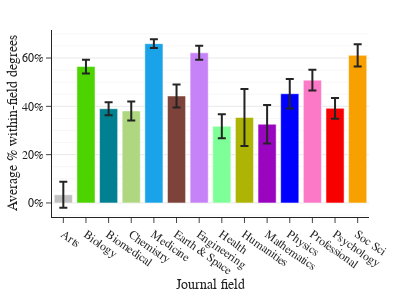

The notebook cell this image was saved under:
### Code cell
df = pd.read_csv(os.path.join(root, r"intra-group/disc_intra_group.csv"))
x='Field'
y='% intra-group weighted degree'
color_dict, order = get_palette(attr="disc")
base = df.groupby(x)[y].agg([lambda x: mean_confidence_interval(x)[0], lambda x: mean_confidence_interval(x)[1]]).reset_index()
base.columns=["field", "mean", "ci"]

# bar chart
base["color"] = base["field"].map(color_dict)

# draw bar charts
fig = px.bar(base,
             x="field",
             y="mean",
             error_y="ci")

fig.update_traces(marker=dict(color=base["color"]),
                  textposition="outside",
                  hovertemplate="%{y:.2%}",
                  cliponaxis=False)

fig.update_layout(height=300,
                  width=400,
                  template="simple_white",
                  font=dict(family="Arial"),
                  margin=dict(l=30, r=30, t=30, b=30),
                  )

fig.update_xaxes(categoryorder="array",
                 categoryarray=order,
                 title=dict(text="Journal field",
                            standoff=0,
                            ),
                 tickvals=order,
                 ticktext=field_xticks,
                 tickangle=35,
                 )

fig.update_yaxes(showgrid=True,
                 tickformat=".0%",
                 minor=dict(nticks=5,
                            showgrid=True),
                 title=dict(text="Average % within-field degrees",
                            standoff=0.0),
                 )
fig.show()
fig.write_image(os.path.join(graph_root, "perc_within_disc.pdf"))

### Figure 1 — Plotly figure (JSON) as saved in the notebook; plotly's stock layout.template omitted (floating-point values rounded to 4 significant figures)
{"data": [{"alignmentgroup": "True", "cliponaxis": false, "error_y": {"array": [0.05336, 0.02865, 0.02665, 0.03914, 0.01775, 0.04716, 0.0291, 0.04999, 0.1179, 0.07943, 0.06127, 0.04276, 0.0427, 0.04577]}, "hovertemplate": "%{y:.2%}", "legendgroup": "", "marker": {"color": ["#C0C0C0", "#4CD300", "#008090", "#aed780", "#1AA3E8", "#7d4239", "#c683f8", "#7fff97", "#aeb404", "#9A05BF", "#0000ff", "#fc79c7", "#F70000", "#F7A000"], "pattern": {"shape": ""}}, "name": "", "offsetgroup": "", "orientation": "v", "showlegend": false, "textposition": "outside", "type": "bar", "x": ["Arts", "Biology", "Biomedical Research", "Chemistry", "Clinical Medicine", "Earth and Space", "Engineering and Technology", "Health", "Humanities", "Mathematics", "Physics", "Professional Fields", "Psychology", "Social Sciences"], "xaxis": "x", "y": [0.03394, 0.5646, 0.3901, 0.381, 0.6595, 0.4427, 0.6215, 0.3174, 0.3542, 0.3259, 0.4521, 0.5084, 0.3917, 0.6112], "yaxis": "y"}], "layout": {"barmode": "relative", "font": {"family": "Arial"}, "height": 300, "legend": {"tracegroupgap": 0}, "margin": {"b": 30, "l": 30, "r": 30, "t": 30}, "width": 400, "xaxis": {"anchor": "y", "categoryarray": ["Arts", "Biology", "Biomedical Research", "Chemistry", "Clinical Medicine", "Earth and Space", "Engineering and Technology", "Health", "Humanities", "Mathematics", "Physics", "Professional Fields", "Psychology", "Social Sciences"], "categoryorder": "array", "domain": [0, 1], "tickangle": 35, "ticktext": ["Arts", "Biology", "Biomedical", "Chemistry", "Medicine", "Earth & Space", "Engineering", "Health", "Humanities", "Mathematics", "Physics", "Professional", "Psychology", "Soc Sci"], "tickvals": ["Arts", "Biology", "Biomedical Research", "Chemistry", "Clinical Medicine", "Earth and Space", "Engineering and Technology", "Health", "Humanities", "Mathematics", "Physics", "Professional Fields", "Psychology", "Social Sciences"], "title": {"standoff": 0, "text": "Journal field"}}, "yaxis": {"anchor": "x", "domain": [0, 1], "minor": {"nticks": 5, "showgrid": true}, "showgrid": true, "tickformat": ".0%", "title": {"standoff": 0, "text": "Average % within-field degrees"}}}}
